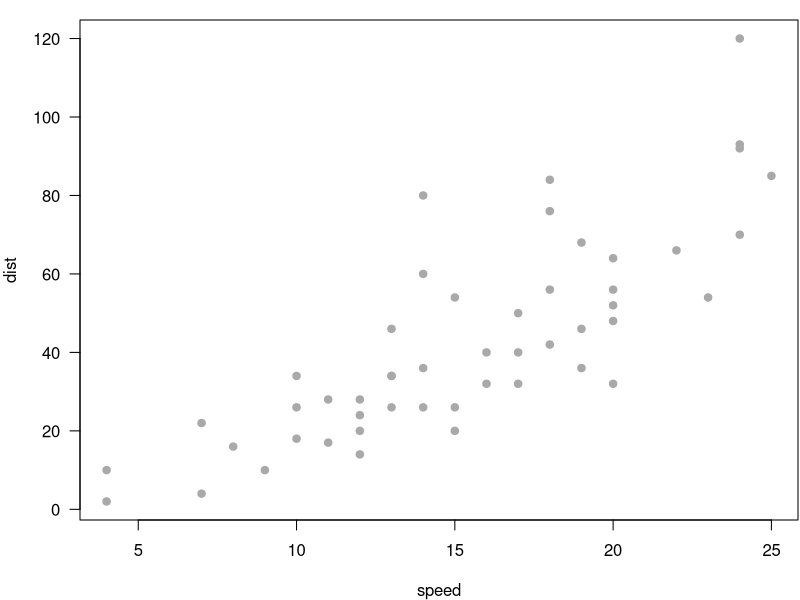

Reproduce this figure in R.
## ---- chunk 1
knitr::opts_chunk$set(echo = TRUE)
## ---- chunk 2
cat(format(Sys.time(), '%d/%m/%Y'))
## ---- chunk 3
par(mar = c(4, 4, 1, .1))
plot(cars, pch = 19, col = 'darkgray', las = 1)

## ---- chunk 4
knitr::kable(head(iris), format = 'html')
